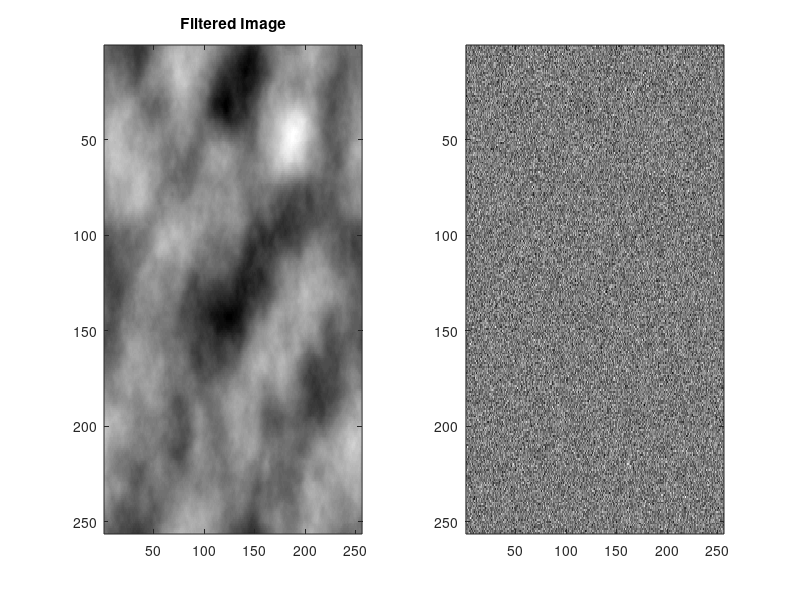

MATLAB code to generate this figure: (Note: this script raises an error after producing the figure.)
function hw3p1a
noiseImg = randn(256, 256);

[U, V] = meshgrid(-127:1:128, -127:1:128);

tf = (U.^2 + V.^2); %get filter
tf = 1 ./ tf;
tf(128, 128) = 0; %set where x,y = 0 to 0

dft = fft2(noiseImg);   %translate image to frequency domain
dft = fftshift(dft);

fi = dft .* tf;   %apply filter

fi = fftshift(fi);
fi = ifft2(fi);   %translate back to spatial domain
fi = real(fi);

subplot(1,2,1);
imagesc(fi);
colormap('gray');
title('Filtered Image');

subplot(1,2,2);
imagesc(noiseImg);
truesize;
colormap('gray');
title('Original Image');
end